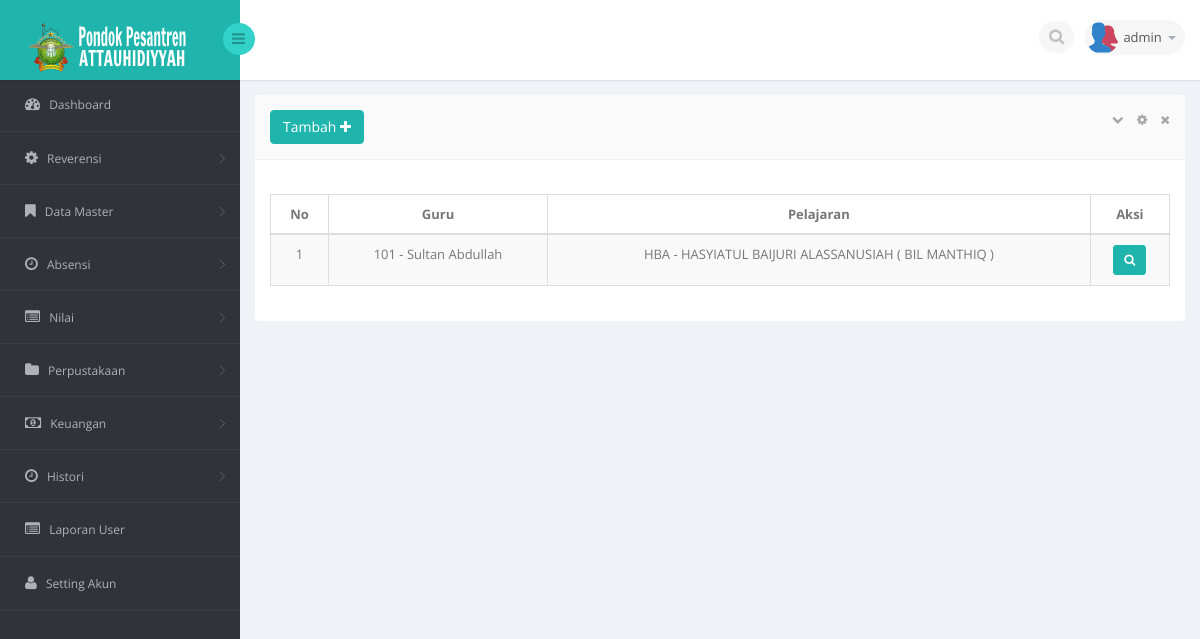
/med.php?mod=perhitungan_nilai (signed in), run on the app's committed database.
### tables this page shows
CREATE TABLE IF NOT EXISTS `user` (
`id` int(11) NOT NULL,
  `id_user` varchar(50) NOT NULL,
  `id_sekolah` int(11) NOT NULL,
  `nama` varchar(45) NOT NULL,
  `username` varchar(20) NOT NULL,
  `password` varchar(50) NOT NULL,
  `level` varchar(20) NOT NULL,
  `last_login` datetime NOT NULL,
  `akses_master` text NOT NULL
);

CREATE TABLE IF NOT EXISTS `guru` (
`id` int(10) unsigned NOT NULL,
  `nip` varchar(30) NOT NULL,
  `idpelajaran` int(10) unsigned NOT NULL,
  `statusguru` varchar(50) NOT NULL,
  `keterangan` varchar(255) DEFAULT NULL
);

CREATE TABLE IF NOT EXISTS `pegawai` (
`id` int(10) unsigned NOT NULL,
  `nip` varchar(30) NOT NULL,
  `nrp` varchar(30) DEFAULT NULL,
  `nuptk` varchar(30) DEFAULT NULL,
  `nama` varchar(100) NOT NULL,
  `panggilan` varchar(50) DEFAULT NULL,
  `gelarawal` varchar(45) DEFAULT NULL,
  `gelarakhir` varchar(45) DEFAULT NULL,
  `tmplahir` varchar(50) DEFAULT NULL,
  `tgllahir` date DEFAULT NULL,
  `agama` varchar(50) DEFAULT NULL,
  `noid` varchar(50) DEFAULT NULL,
  `alamat` varchar(255) DEFAULT NULL,
  `handphone` varchar(20) DEFAULT NULL,
  `email` varchar(50) DEFAULT NULL,
  `foto` blob,
  `bagian` varchar(50) NOT NULL,
  `nikah` varchar(50) NOT NULL,
  `keterangan` varchar(200) DEFAULT NULL,
  `kelamin` varchar(50) NOT NULL,
  `pinpegawai` varchar(100) DEFAULT NULL,
  `mulaikerja` date DEFAULT NULL,
  `status` varchar(45) DEFAULT NULL,
  `ketnonaktif` varchar(45) DEFAULT NULL,
  `pensiun` date DEFAULT NULL,
  `doaudit` tinyint(1) DEFAULT '0'
);

CREATE TABLE IF NOT EXISTS `pelajaran` (
`id` int(10) unsigned NOT NULL,
  `kode` varchar(20) NOT NULL,
  `nama` varchar(50) NOT NULL,
  `sifat` varchar(20) NOT NULL,
  `KKM` varchar(20) NOT NULL
);

### session.php (called while the page is built, shortened)
<?php
	include"lib/conn.php";
	$level_check = $_SESSION['level'];
	$user_check = $_SESSION['login_user'];
	if ($level_check=='siswa') {
			$ses_sql=mysqli_query($conn,"select panggilan from siswa where nis = '$user_check'");
		$row = mysqli_fetch_assoc($ses_sql);
		$login_session = $row['panggilan'];
		if(!isset($login_session)){
			mysqli_close($conn);
			header('location: login.php');
		}
	}else{
		$ses_sql=mysqli_query($conn,"select *from user where username = '$user_check'");
		$row = mysqli_fetch_assoc($ses_sql);
		$login_session = $row['username'];
	}
?>

### mod/nilai/perhitungan_nilai.php (the view, shortened to what this page needs)
<?php
	if(isset($_SESSION['perhitungan_nilai']) AND $_SESSION['perhitungan_nilai'] <> 'TRUE')
	{
		?>
		  <div class="alert alert-danger alert-dismissible" id="succsess-alert">
	        <button type="button" class="close" data-dismiss="alert" aria-hidden="true">&times;</button>
	        <h4><i class="icon fa fa-ban"></i> Alert!</h4>
	        Dilarang mengakses file ini.
	      </div>
		<?php
	}
	else{
	$linkaksi = 'med.php?mod=perhitungan_nilai';
	if(isset($_GET['act']))
	{
		$act = $_GET['act'];
		$linkaksi .= '&act='.$act;
	}
	else
	{
		$act = '';
	}
	?>
	<?php
	switch ($act) {
		?>
			<?php
		default :
			?>
		        <div class="row">
		            <div class="clearfix">
		            <div class="col-sm-12">
		                <section class="panel">
		                    <header class="panel-heading">
		                        <?php if($_SESSION['level']=='admin'){?>
		                        	<a href="med.php?mod=perhitungan_nilai&act=add">
									<button class="btn btn-primary">
										Tambah <i class="fa fa-plus"></i>
									</button>
									</a>
								<?php }?>
		                        <span class="tools pull-right">
		                            <a href="javascript:;" class="fa fa-chevron-down"></a>
		                            <a href="javascript:;" class="fa fa-cog"></a>
		                            <a href="javascript:;" class="fa fa-times"></a>
		                         </span>
		                    </header>
		                    <div class="panel-body table-responsive">
		                        <div class="adv-table editable-table ">
		                            <div class="clearfix">
		                            </div>
		                            <table class="table table-striped table-hover table-bordered" id="example">
		                                <thead>
		                                <tr>
											<th class="text-center">No</th>
											<th class="text-center">Guru</th>
											<th class="text-center">Pelajaran</th>
											<?php if($_SESSION['level']=='admin' ){?>
											<th class="text-center">Aksi</th>
											<?php }?>
										</tr>
		                                </thead>
		                                <tbody>
		                                <?php
											$query = "SELECT DISTINCT b.`id` as nipguru,b.`nip`, c.`nama` as guru, d.`id` as idpelajaran, d.`kode`, d.`nama` as pelajaran
														FROM `aturannhb` as a
														LEFT JOIN `guru` as b on a.`nipguru` = b.`id`
														LEFT JOIN `pelajaran` as d on d.`id`= a.`idpelajaran`
														JOIN `pegawai` as c on b.`nip` = c.`nip`
";
											$sql_kul = mysqli_query($conn,$query);
											$i=1;
											while ($m = mysqli_fetch_assoc($sql_kul)) {
										?>
		                                <tr class="">
		                                    <td align="center"><?php echo $i ?></td>
		                                    <td align="center"><?php echo $m['nip']?> - <?php echo $m['guru']?></td>
		                                    <td align="center"><?php echo $m['kode']?> - <?php echo $m['pelajaran']?></td>
		                                    <?php if($_SESSION['level']=='admin' ){?>
											<td align="center">
		                                   		<a href="med.php?mod=perhitungan_nilai&act=detail&nipguru=<?php echo $m['nipguru']?>&idpelajaran=<?php echo $m['idpelajaran']?>"><button class="btn btn-primary btn-sm"> <i class="fa fa-search"></i></button></a>
											</td>
											 <?php }?>
		                                </tr>
		                                <?php
		 									 $i++;
		 								 }
		 								?>
		                                </tbody>
		                            </table>
		                        </div>
		                    </div>
		                </section>
		            </div>
		        </div>
			<?php
		break;
		?>
		<?php
	}
	}
?>

### med.php (shortened to what this page needs)
<?php
    include"session.php";
?>
<!DOCTYPE html>
<html lang="en">
<head>
    <link href="bs3/css/bootstrap.min.css" rel="stylesheet">
    <link href="css/bootstrap-reset.css" rel="stylesheet">
    <link href="font-awesome/css/font-awesome.css" rel="stylesheet" />
    <link rel="stylesheet" href="css/bootstrap-switch.css" />
    <link rel="stylesheet" type="text/css" href="js/bootstrap-fileupload/bootstrap-fileupload.css" />
    <link rel="stylesheet" type="text/css" href="js/bootstrap-wysihtml5/bootstrap-wysihtml5.css" />
    <link rel="stylesheet" type="text/css" href="js/bootstrap-datepicker/css/datepicker.css" />
    <link rel="stylesheet" type="text/css" href="js/bootstrap-colorpicker/css/colorpicker.css" />
    <link rel="stylesheet" type="text/css" href="js/bootstrap-daterangepicker/daterangepicker-bs3.css" />
    <link rel="stylesheet" type="text/css" href="js/bootstrap-datetimepicker/css/datetimepicker.css" />
    <link rel="stylesheet" type="text/css" href="js/jquery-multi-select/css/multi-select.css" />
    <link rel="stylesheet" type="text/css" href="js/jquery-tags-input/jquery.tagsinput.css" />
    <link rel="stylesheet" type="text/css" href="js/select2/select2.css" />
    <link href="js/jvector-map/jquery-jvectormap-1.2.2.css" rel="stylesheet">
    <link href="css/clndr.css" rel="stylesheet">
    <link href="js/css3clock/css/style.css" rel="stylesheet">
    <link rel="stylesheet" href="js/morris-chart/morris.css">
    <link href="js/advanced-datatable/css/demo_page.css" rel="stylesheet" />
    <link href="js/advanced-datatable/css/demo_table.css" rel="stylesheet" />
    <link rel="stylesheet" href="css/datatables/fixedHeader.bootstrap.min.css">
    <link rel="stylesheet" href="css/datatables/responsive.bootstrap.min.css">
    <link rel="stylesheet" href="css/datatables/buttons.dataTables.min.css">
    <link rel="stylesheet" href="css/jquery.steps.css?1">
    <link href="css/style.css" rel="stylesheet">
    <link href="css/style-responsive.css" rel="stylesheet" />
</head>
<body>
<section id="container" >
<header class="header fixed-top clearfix">
<div class="brand">
    <a href="med.php?mod=home" class="logo">
        <img class="img-responsive" src="images/logo.png" alt="">
    </a>
    <div class="sidebar-toggle-box">
        <div class="fa fa-bars"></div>
    </div>
</div>
<div class="top-nav clearfix">
    <ul class="nav pull-right top-menu">
        <li>
            <input type="text" class="form-control search" placeholder=" Search">
        </li>
        <li class="dropdown">
            <a data-toggle="dropdown" class="dropdown-toggle" href="#">
                <img alt="" src="images/users.png">
                <span class="username"><?php echo $login_session ?></span>
                <b class="caret"></b>
            </a>
        </li>
    </ul>
</div>
</header>
<aside class="position-fixed">
    <div id="sidebar" class="nav-collapse">
                    <div class="leftside-navigation">
            <ul class="sidebar-menu" id="nav-accordion">
                <li>
                    <a href="index.php">
                        <i class="fa fa-dashboard"></i>
                        <span>Dashboard</span>
                    </a>
                </li>
                <?php
                if ($_SESSION['level']=='perpustakaan') {
                ?>
                <li class="sub-menu">
                    <a href="javascript:;">
                        <i class="fa fa-folder"></i>
                        <span>Perpustakaan</span>
                    </a>
                    <ul class="sub">
                        <li><a href="med.php?mod=kategori_buku">Kategori Buku</a></li>
                        <li><a href="med.php?mod=sumber_buku">Sumber Buku</a></li>
                        <li><a href="med.php?mod=rak_buku">Rak Buku</a></li>
                        <li><a href="med.php?mod=buku">Buku</a></li>
                        <li><a href="med.php?mod=peminjaman">Data Peminjaman</a></li>
                        <li><a href="med.php?mod=pengembalian">Data Pengembalian</a></li>
                        <li><a href="med.php?mod=kas">Kas</a></li>
                    </ul>
                </li>
                <?php
                }elseif($_SESSION['level']=='admin' OR $_SESSION['level']=='superadmin'){
                ?>
                <li class="sub-menu">
                    <a href="javascript:;">
                        <i class="fa fa-cog"></i>
                        <span>Reverensi</span>
                    </a>
                </li>
                <li class="sub-menu">
                    <a href="javascript:;">
                        <i class="fa fa-bookmark"></i>
                        <span>Data Master</span>
                    </a>
                </li>
                <li class="sub-menu">
                    <a href="javascript:;">
                        <i class="fa fa-clock-o"></i>
                        <span>Absensi</span>
                    </a>
                </li>
                <li class="sub-menu">
                    <a href="javascript:;">
                        <i class="fa fa-list-alt"></i>
                        <span>Nilai</span>
                    </a>
                </li>
                <li class="sub-menu">
                    <a href="javascript:;">
                        <i class="fa fa-folder"></i>
                        <span>Perpustakaan</span>
                    </a>
                </li>
                <li class="sub-menu">
                    <a href="javascript:;">
                        <i class="fa fa-money"></i>
                        <span>Keuangan</span>
                    </a>
                </li>
                <li class="sub-menu">
                    <a href="javascript:;">
                        <i class="fa fa-clock-o"></i>
                        <span>Histori</span>
                    </a>
                </li>
                <li>
                    <a href="med.php?mod=laporan_user">
                        <i class="fa fa-list-alt"></i>
                        <span>Laporan User</span>
                    </a>
                </li>
                <li>
                    <a href="med.php?mod=userakun&act=admin">
                    <i class="fa fa-user"></i>
                        <span>Setting Akun</span>
                    </a>
                </li>
                <?php
                }
                ?>
            </ul>
        </div>
    </div>
</aside>
<section id="main-content">
    <section class="wrapper">
         <?php include"content.php"; ?>
    </section>
</section>
</section>
</body>
</html>

### data on the page
user: username "admin"
guru: nip "101", pegawai.nama "Sultan Abdullah", idpelajaran.kode "HBA", idpelajaran.nama "HASYIATUL BAIJURI ALASSANUSIAH ( BIL MANTHIQ )"
